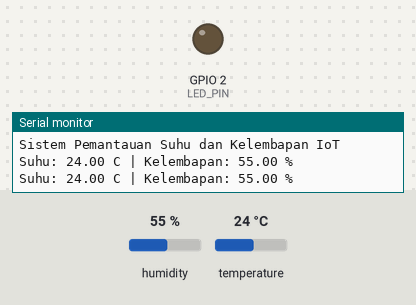
Simulated run of this sketch. Board: ESP32. On the bench: output pins drawn as LEDs (lit = HIGH), the last lines printed to the serial monitor. The test bench sets the inputs (shaded band); at power-on: humidity 55 %, temperature 24 °C.

Above: at 4.8 s.
4.9 s: humidity set to 78 %
7.9 s: humidity set to 81 %
At 8.8 s:
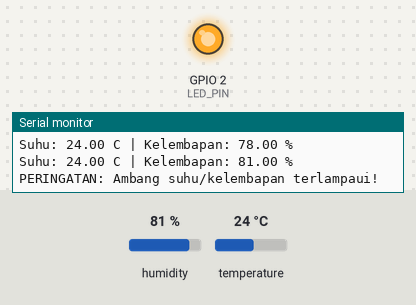
10.9 s: humidity set to 22 %
At 12.3 s:
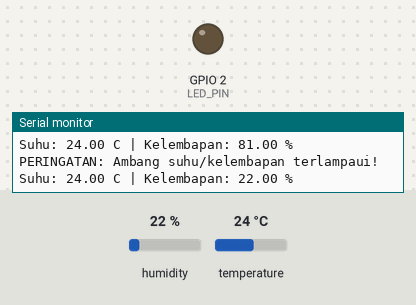
13.9 s: humidity set to 88 %
At 15.3 s:
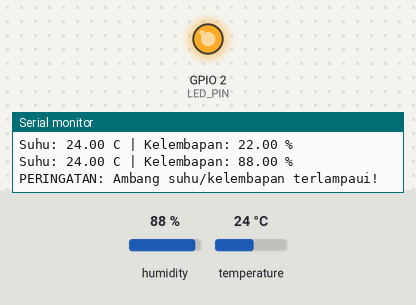
Timing chart, 0 to 16.9 s (numbered marks = the images above; inputs shaded):
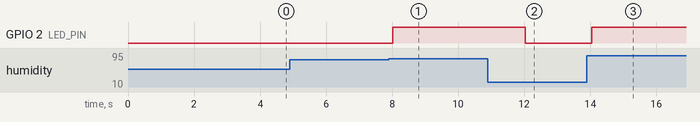

Measured:
- the behaviour switches between 79 and 80 % on humidity (found by bisection; images 0 and 1)
- after the input at 7.9 s, GPIO 2 (LED_PIN): LOW → HIGH after 0.12 s
- after the input at 10.9 s, GPIO 2 (LED_PIN): HIGH → LOW after 1.1 s
- after the input at 13.9 s, GPIO 2 (LED_PIN): LOW → HIGH after 0.14 s

The sketch:

pemantau_suhu_kelembapan.ino
```cpp
#include <DHT.h>

// Contoh untuk ESP32 + sensor DHT22.
#define DHTPIN 4
#define DHTTYPE DHT22
#define LED_PIN 2
#define TEMP_LIMIT 30.0
#define HUMIDITY_LIMIT 80.0

DHT dht(DHTPIN, DHTTYPE);

void setup() {
  Serial.begin(115200);
  pinMode(LED_PIN, OUTPUT);
  digitalWrite(LED_PIN, LOW);
  dht.begin();
  Serial.println("Sistem Pemantauan Suhu dan Kelembapan IoT");
}

void loop() {
  delay(2000); // DHT22 tidak dibaca terlalu cepat.
  float humidity = dht.readHumidity();
  float temperature = dht.readTemperature();

  if (isnan(humidity) || isnan(temperature)) {
    Serial.println("Gagal membaca sensor. Periksa kabel dan tipe sensor.");
    digitalWrite(LED_PIN, LOW);
    return;
  }

  Serial.print("Suhu: "); Serial.print(temperature); Serial.print(" C | ");
  Serial.print("Kelembapan: "); Serial.print(humidity); Serial.println(" %");

  bool warning = (temperature >= TEMP_LIMIT) || (humidity >= HUMIDITY_LIMIT);
  digitalWrite(LED_PIN, warning ? HIGH : LOW);
  if (warning) Serial.println("PERINGATAN: Ambang suhu/kelembapan terlampaui!");
}
```
